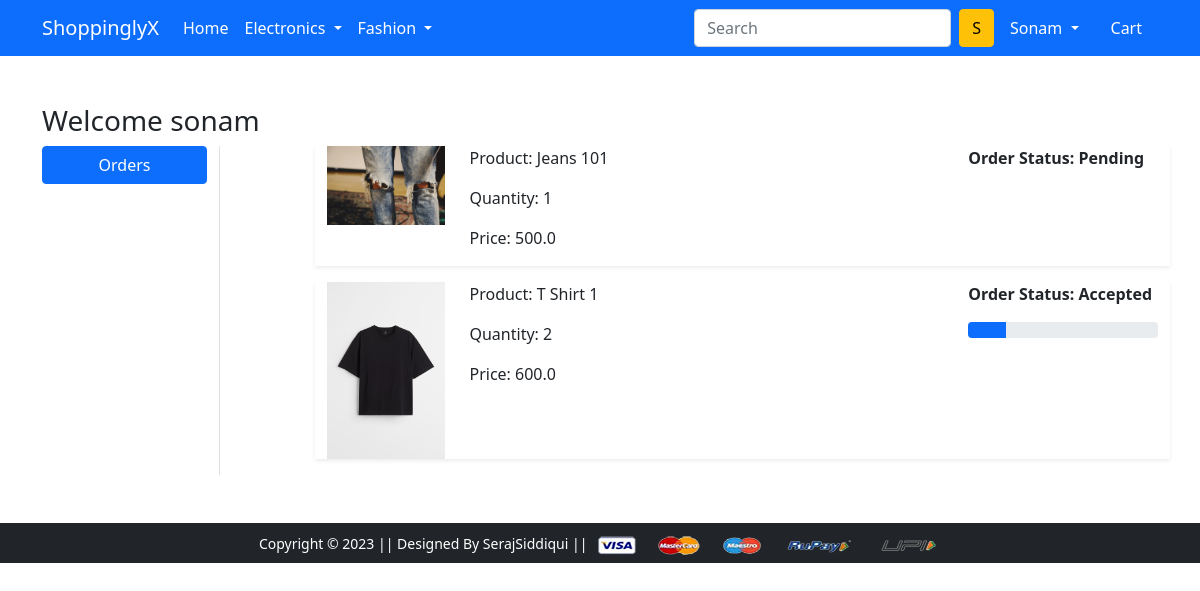
Page /orders/ (signed in) on the committed database.
### app/models.py (models this page shows, shortened)
class OrderPlaced(models.Model):
    user = models.ForeignKey(User, on_delete=models.CASCADE)
    customer = models.ForeignKey(Customer, on_delete=models.CASCADE)
    product = models.ForeignKey(Product, on_delete=models.CASCADE)
    quantity = models.PositiveIntegerField(default=1)
    ordered_date = models.DateTimeField(auto_now_add=True)
    status = models.CharField(max_length=50, choices=STATUS_CHOICES, default='Pending')
    @property
    def total_cost(self):
        return self.quantity *self.product.discounted_price

class Product(models.Model):
    title = models.CharField(max_length=100)
    selling_price = models.FloatField()
    discounted_price = models.FloatField()
    description = models.TextField()
    brand = models.CharField(max_length=100)
    category = models.CharField(choices=CATEGORY_CHOICES, max_length=2)
    product_image = models.ImageField(upload_to='productImg')

### app/views.py (the view)
# urls.py: path('orders/', views.orders, name='orders'),
@login_required
def orders(request):
 op = OrderPlaced.objects.filter(user=request.user)
 return render(request, 'app/orders.html',{'order_placed':op})

### app/templates/app/orders.html (shortened to what this page needs)
{% extends 'app/base.html' %}
{% load static %}
{% block main-content %}
<div class="container my-5">
 <div class="row">
 <h3>Welcome <span="text-capitalize">{{request.user}}</span></h3>
  <div class="col-sm-2 border-end">
   <ul class="list-unstyled">
    <li class="d-grid"><a href="{% url 'orders' %}" class="btn btn-primary">Orders</a></li>
   </ul>
  </div>
  <div class="col-sm-9 offset-sm-1">
  {% for op in order_placed %}
   <div class="row shadow-sm mb-3">
    <div class="col-sm-2">
        <img src="{{op.product.product_image.url}}" alt="" srcset="" class="img-fluid" height="150" width="150">
    </div>
    <div class="col-sm-7">
        <p>Product: {{op.product.title}}</p>
        <p>Quantity: {{op.quantity}}</p>
        <p>Price: {{op.total_cost}}</p>
    </div>
    <div class="col-sm-3 fw-bold">
        <p>Order Status: {{op.status}}</p>
        {% if op.status == 'Accepted' %}
        <div class="progress">
            <div class="progress-bar" role="progressbar" style="width: 20%;" aria-valuemin="0" aria-valuemax="100"></div>
        </div>
        {% endif %}
    </div>
   </div>
  {% endfor %}
  </div>
 </div>
</div>
{% endblock main-content %}

### app/templates/app/base.html (shortened to what this page needs)
<!doctype html>
{% load static %}
<html lang="en">
  <head>
    <link href="https://cdn.jsdelivr.net/npm/bootstrap@5.0.0-beta1/dist/css/bootstrap.min.css" rel="stylesheet">
    <link rel="stylesheet" href="{% static 'app/css/owl.carousel.min.css' %}">
    <link rel="stylesheet" href="{% static 'app/css/all.min.css' %}">
    <link rel="stylesheet" href="{% static 'app/css/style.css' %}">
  </head>
  <body>
    <nav class="navbar navbar-expand-lg navbar-dark bg-primary">
     <div class="container">
       <a class="navbar-brand" href="/">ShoppinglyX</a>
       <div class="collapse navbar-collapse" id="navbarSupportedContent">
         <ul class="navbar-nav me-auto mb-2 mb-lg-0">
           <li class="nav-item">
             <a class="nav-link active" aria-current="page" href="/">Home</a>
           </li>
           <li class="nav-item dropdown">
             <a class="nav-link dropdown-toggle text-white" href="#" id="electronicsDropdown" role="button" data-bs-toggle="dropdown" aria-expanded="false">
               Electronics
             </a>
           </li>
           <li class="nav-item dropdown">
             <a class="nav-link dropdown-toggle text-white" href="#" id="fashionDropdown" role="button" data-bs-toggle="dropdown" aria-expanded="false">
               Fashion
             </a>
           </li>
         </ul>
         <form class="d-flex">
           <input class="form-control me-2" type="search" placeholder="Search" aria-label="Search">
           <button class="btn btn-warning" type="submit">S</button>
         </form>
         <div>
          <ul class="navbar-nav me-auto mb-2 mb-lg-0">
            {% if request.user.is_authenticated %}
           <li class="nav-item dropdown mx-2">
              <a class="nav-link dropdown-toggle text-white" href="#" id="profileDropdown" role="button" data-bs-toggle="dropdown" aria-expanded="false">
                {{request.user.username|capfirst}}
              </a>
            </li>
            <li class="nav-item mx-2">
             <a href="{% url 'showcart' %}" class="nav-link text-white"> Cart </a>
            </li>
            {% endif %}
          </ul>
         </div>
       </div>
     </div>
    </nav>
    {% block main-content %} {% endblock main-content %}
    <footer class="container-fluid bg-dark text-center p-2 mt-5">
        <small class="text-white">Copyright &copy; 2023 || Designed By SerajSiddiqui || </small>
        <img src="{% static 'app/images/payment.png' %}" alt="" srcset="" class="img-fluid" height="2px">
    </footer>
  </body>
</html>

### rows in the picture
OrderPlaced: product.product_image (picture), product "Jeans 101", quantity "1", total_cost "500.0", status "Pending"
OrderPlaced: product.product_image (picture), product "T Shirt 1", quantity "2", total_cost "600.0", status "Accepted"

### other values in the picture
{{ request.user.username|capfirst }} "Sonam"
{{ request.user }} "sonam"
